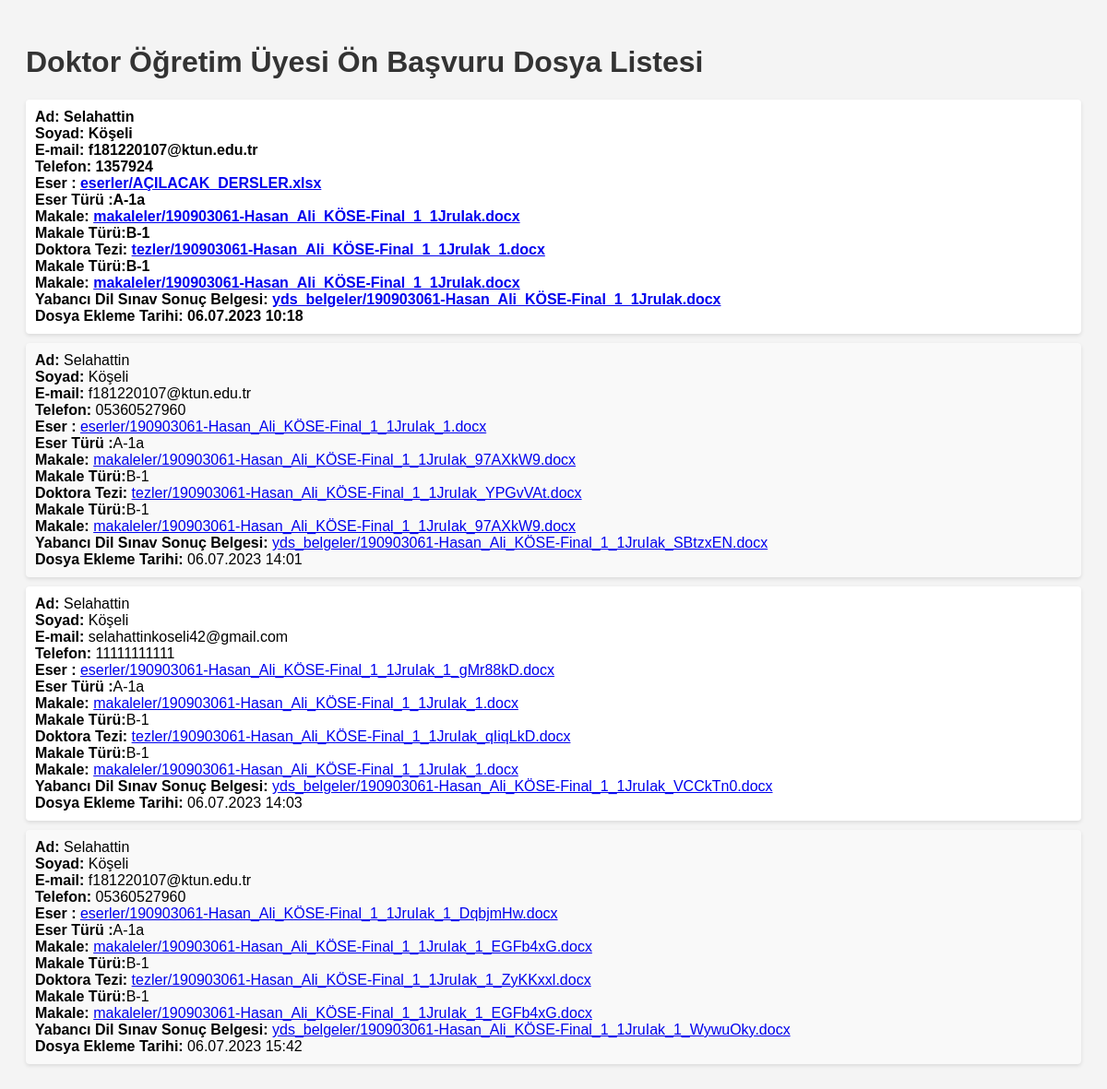
Screenshot of /odrfile/odrupload/ with the database file from the repository.
### odrfile/models.py (models this page shows)
class Application(models.Model):
    CATEGORY_CHOICES1 = [
        ('A-1a', 'A-1a'),
        ('A-1b', 'A-1b'),
        ('A-2a', 'A-2a'),
        ('C-1', 'C-1')
        ]
    CATEGORY_CHOICES2=[
        ('B-1', 'B-1'),
        ('B-2', 'B-2'),
        ('D-1', 'D-1'),
        ('D-2', 'D-2'),
        ('E-1', 'E-1'),
        ('K', 'K'),
        ('L', 'L'),
        ('M', 'M'),
    ]
    ad = models.CharField(max_length=50,verbose_name="Ad")
    soyad = models.CharField(max_length=50,verbose_name="Soyad")
    email= models.EmailField(max_length=50,verbose_name="E-mail")
    telefon =models.CharField(max_length=50,verbose_name="Telefon")
    eser= models.FileField(upload_to='eserler/', verbose_name="Başlıca Eser",default="")
    eser_türü= models.CharField(max_length=10, choices=CATEGORY_CHOICES1,verbose_name="Eser Türü",default="A1-a")
    makale = models.FileField(upload_to='makaleler/', verbose_name="Makale",default="")
    makale_türü = models.CharField(max_length=10, choices=CATEGORY_CHOICES2,verbose_name="Makale Türü",default="B-1")
    doktora_tezi = models.FileField(upload_to='tezler/', verbose_name="Doktora Tezi",default="")
    tez_türü = models.CharField(max_length=10, choices=CATEGORY_CHOICES2,verbose_name="Tez Türü",default="B-1")
    yds_belge = models.FileField(upload_to='yds_belgeler/',verbose_name="YDS sınav sonuç belgesi",default="")
    upload_date = models.DateTimeField(verbose_name="Yükleme Tarihi", default=timezone.now)

### odrfile/views.py (the view)
# urls.py: path('odrfile/odrupload/',odrfile_views.dupload,name="odrupload"),
def dupload(request):
    basvurular = Application.objects.all()
    return render(request, 'odrupload.html', {'basvurular': basvurular})

### templates/odrupload.html (shortened to what this page needs)
<!DOCTYPE html>
<html>
<head>
</head>
<body>
    <h1>Doktor Öğretim Üyesi Ön Başvuru Dosya Listesi</h1>
    <ul>
        {% for basvuru in basvurular %}
            <li>
                <strong>Ad:</strong> {{ basvuru.ad }}<br>
                <strong>Soyad:</strong> {{ basvuru.soyad }}<br>
                <strong>E-mail:</strong> {{ basvuru.email }}<br>
                <strong>Telefon:</strong> {{ basvuru.telefon }}<br>
                <strong>Eser :</strong> <a href="{{ basvuru.eser.url }}">{{ basvuru.eser.name }}</a><br>
                <strong>Eser Türü :</strong>{{basvuru.eser_türü }}<br>
                <strong>Makale:</strong> <a href="{{ basvuru.makale.url }}">{{ basvuru.makale.name }}</a><br>
                 <strong>Makale Türü:</strong>{{basvuru.makale_türü }}<br>
                <strong>Doktora Tezi:</strong> <a href="{{ basvuru.doktora_tezi.url }}">{{ basvuru.doktora_tezi.name }}</a><br>
                 <strong>Makale Türü:</strong>{{basvuru.tez_türü}}<br>
                <strong>Makale:</strong> <a href="{{ basvuru.makale.url }}">{{ basvuru.makale.name }}</a><br>
                <strong>Yabancı Dil Sınav Sonuç Belgesi:</strong> <a href="{{ basvuru.yds_belge.url }}">{{ basvuru.yds_belge.name }}</a><br>
                <strong>Dosya Ekleme Tarihi:</strong> {{ basvuru.upload_date|date:"d.m.Y H:i"}}
            </li>
        {% empty %}
            <li class="empty-message">Henüz dosya bulunmamaktadır.</li>
        {% endfor %}
    </ul>
</body>
</html>

### templates/odrupload.html (style rules this page uses)
body { font-family: Arial, sans-serif; background-color: #f4f4f4; padding: 20px; }
h1 { color: #333; }
ul { list-style-type: none; padding: 0; }
li { margin-bottom: 10px; background-color: #fff; padding: 10px; border-radius: 4px; box-shadow: 0 2px 4px rgba(0, 0, 0, 0.1); }
li:first-child { font-weight: bold; }
li:nth-child(even) { background-color: #f9f9f9; }

### rows the page displays
Application: ad "Selahattin", soyad "Köşeli", email "f181220107@ktun.edu.tr", telefon "1357924", eser.name "eserler/AÇILACAK_DERSLER.xlsx", eser_türü "A-1a", makale.name "makaleler/190903061-Hasan_Ali_KÖSE-Final_1_1JruIak.docx", makale_türü "B-1", doktora_tezi.name "tezler/190903061-Hasan_Ali_KÖSE-Final_1_1JruIak_1.docx", tez_türü "B-1", yds_belge.name "yds_belgeler/190903061-Hasan_Ali_KÖSE-Final_1_1JruIak.docx", upload_date "06.07.2023 10:18"
Application: ad "Selahattin", soyad "Köşeli", email "f181220107@ktun.edu.tr", telefon "05360527960", eser.name "eserler/190903061-Hasan_Ali_KÖSE-Final_1_1JruIak_1.docx", eser_türü "A-1a", makale.name "makaleler/190903061-Hasan_Ali_KÖSE-Final_1_1JruIak_97AXkW9.docx", makale_türü "B-1", doktora_tezi.name "tezler/190903061-Hasan_Ali_KÖSE-Final_1_1JruIak_YPGvVAt.docx", tez_türü "B-1", yds_belge.name "yds_belgeler/190903061-Hasan_Ali_KÖSE-Final_1_1JruIak_SBtzxEN.docx", upload_date "06.07.2023 14:01"
Application: ad "Selahattin", soyad "Köşeli", email "selahattinkoseli42@gmail.com", telefon "11111111111", eser.name "eserler/190903061-Hasan_Ali_KÖSE-Final_1_1JruIak_1_gMr88kD.docx", eser_türü "A-1a", makale.name "makaleler/190903061-Hasan_Ali_KÖSE-Final_1_1JruIak_1.docx", makale_türü "B-1", doktora_tezi.name "tezler/190903061-Hasan_Ali_KÖSE-Final_1_1JruIak_qIiqLkD.docx", tez_türü "B-1", yds_belge.name "yds_belgeler/190903061-Hasan_Ali_KÖSE-Final_1_1JruIak_VCCkTn0.docx", upload_date "06.07.2023 14:03"
Application: ad "Selahattin", soyad "Köşeli", email "f181220107@ktun.edu.tr", telefon "05360527960", eser.name "eserler/190903061-Hasan_Ali_KÖSE-Final_1_1JruIak_1_DqbjmHw.docx", eser_türü "A-1a", makale.name "makaleler/190903061-Hasan_Ali_KÖSE-Final_1_1JruIak_1_EGFb4xG.docx", makale_türü "B-1", doktora_tezi.name "tezler/190903061-Hasan_Ali_KÖSE-Final_1_1JruIak_1_ZyKKxxl.docx", tez_türü "B-1", yds_belge.name "yds_belgeler/190903061-Hasan_Ali_KÖSE-Final_1_1JruIak_1_WywuOky.docx", upload_date "06.07.2023 15:42"
